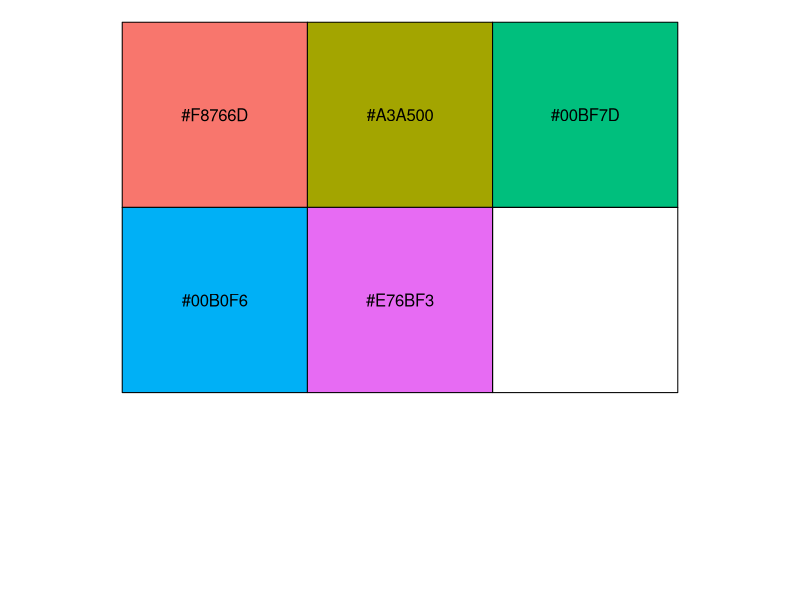

The R script that drew this image: (Note: this script raises an error after producing the figure.)
# Before running this code, I need to run notebook 16_S2_extraction

library(scales)
show_col(hue_pal()(5))

# EUNISa_1
ggplot(data_monthly_EUNISa_1 %>%
         mutate(EUNIS = paste(EUNISa_1, EUNISa_1_descr, sep = " - ")), 
       aes(x = month, y = mean_NDVI, color = EUNIS, 
           group = EUNISa_1_label)) +
  geom_point() +
  geom_line(aes(group = EUNISa_1)) +
  labs(
    title = "Monthly NDVI by Habitat Type",
    x = "Month",
    y = "NDVI",
    color = "Habitat (EUNIS1)"
  ) +
  theme_minimal() +
  scale_color_manual(values = c("#A3A500", "#00B0F6", "#00BF7D", "#F8766D"))
ggsave(
  here("output", "figures", "congresoBOS", "EUNIS1_NDVI.jpeg"),
  dpi = 300, width = 6, height = 2.5)

# EUNISa_2
# T
ggplot(data_monthly_EUNISa_2 %>% 
         dplyr::filter(EUNISa_1 == "T" & !is.na(EUNISa_2)) %>%
         mutate(EUNIS = paste(EUNISa_2, EUNISa_2_descr, sep = " - ")), 
       aes(x = month, y = mean_NDVI, linetype = EUNIS, group = EUNIS)) +
  geom_point(color = "#F8766D") +
  geom_line(color = "#F8766D") +
  labs(
    title = "Forests",
    x = "Month",
    y = "NDVI",
    linetype = "Habitat (EUNIS2)"
  ) +
  theme_minimal()
ggsave(
  here("output", "figures", "congresoBOS", "EUNIS2_T_NDVI.jpeg"),
  dpi = 300, width = 6, height = 2.5)

# R
ggplot(data_monthly_EUNISa_2 %>% 
         dplyr::filter(EUNISa_1 == "R" & !is.na(EUNISa_2)) %>%
         mutate(EUNIS = paste(EUNISa_2, EUNISa_2_descr, sep = " - ")), 
       aes(x = month, y = mean_NDVI, linetype = EUNIS, group = EUNIS)) +
  geom_point(color = "#00B0F6") +
  geom_line(color = "#00B0F6") +
  labs(
    title = "Grasslands",
    x = "Month",
    y = "NDVI",
    linetype = "Habitat (EUNIS2)"
  ) +
  theme_minimal()
ggsave(
  here("output", "figures", "congresoBOS", "EUNIS2_R_NDVI.jpeg"),
  dpi = 300, width = 7, height = 2.5)

# Max NDVI
distr_plot(final_RS_data, "NDVI_max", "Valor máximo anual de NDVI")
ggsave(
  here("output", "figures", "congresoBOS", "max_NDVI.jpeg"),
  dpi = 300, width = 5, height = 3)

## Diferencia peak-greening
distr_plot(final_RS_data %>%
             group_by(PlotObservationID, EUNISa_1, EUNISa_1_descr) %>%
             summarise(NDVI_diff_pos_march_value = mean(NDVI_diff_pos_march_value,
                                                        na.rm = T)),
           "NDVI_diff_pos_march_value", 
           "Diferencia en NDVI entre pico y comienzo de\ncrecimiento (media 2017-2024)")
ggsave(
  here("output", "figures", "congresoBOS", "mean_NDVI_diff_pos_march_value.jpeg"),
  dpi = 300, width = 4, height = 3)
